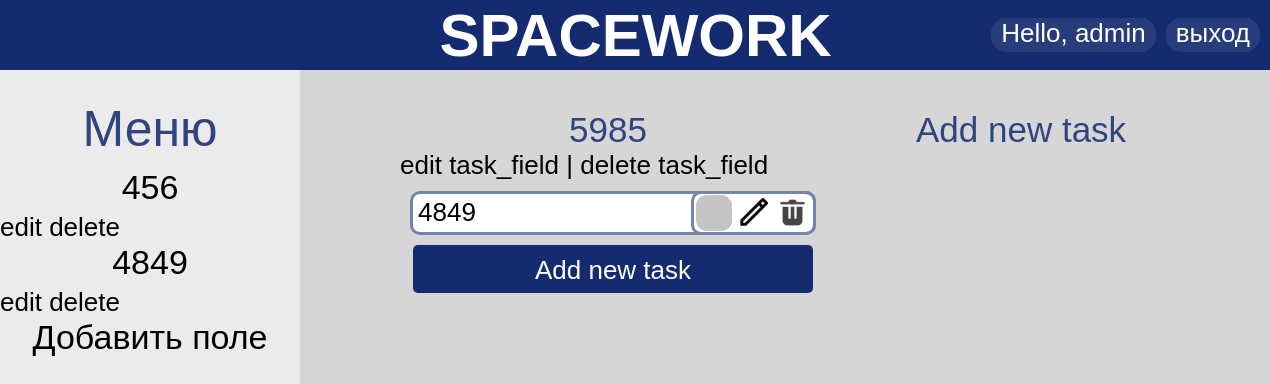
The page /40 (signed in) on the database as committed earlier.
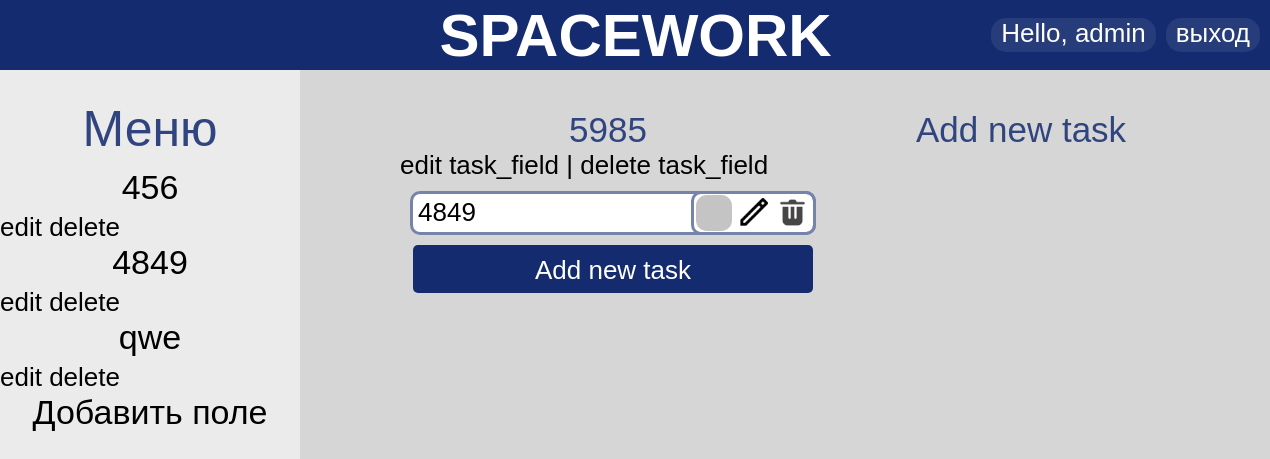
The same page on the database as committed later.
### account/models.py (models this page shows, shortened)
class WorkField(models.Model):
    user = models.ForeignKey(User, on_delete=models.CASCADE, null=True, blank=True)
    title = models.CharField(max_length=200, default="")

class TaskField(models.Model):
    workField = models.ForeignKey(WorkField, on_delete=models.CASCADE, null=True, blank=True)
    title = models.CharField(max_length=200, default="")

class Task(models.Model):
    taskField = models.ForeignKey(TaskField, on_delete=models.CASCADE, null=True, blank=True)
    title = models.CharField(max_length=1000, default="")
    complete = models.BooleanField(default=False)
    created = models.DateTimeField(auto_now_add=True)
    class Meta:
        ordering = ['complete']

### account/views.py (the view)
# urls.py: path('<int:pk>', views.main_activePage, name='main_active'),
def main_activePage(request, pk):
    work_field = WorkField.objects.get(id=pk)
    work_fields = WorkField.objects.filter(user=request.user)
    task_fields = TaskField.objects.filter(workField=work_field)
    tasks = Task.objects.all()
    context = {
        'work_field': work_field,
        'work_fields': work_fields,
        'task_fields': task_fields,
        'tasks': tasks,
    }
    return render(request, 'main_active.html', context)

### account/templates/main_active.html (shortened to what this page needs)
{% extends 'main.html' %}
{% block content %}
    {% for task_field in task_fields %}
        <div class="left_list">
            <p class="list_title">{{ task_field.title }}</p>
            <a href="{% url 'edite_task_field' work_field.pk task_field.pk %}">edit task_field |</a>
            <a href="{% url 'delete_task_field' work_field.pk task_field.pk %}">delete task_field</a>
            {% for task in tasks %}
                {% if task.taskField == task_field %}
                    <div class="item">
                        <div class="item_data">
                            <div class="item_top">
                                <div class="top_btns">
                                    <button class="delete_btn">
                                        <img src="../static/img/delete_bin.png" width="35" height="35">
                                    </button>
                                    <button class="edit_btn">
                                        <img src="../static/img/edit.png" width="35" height="35">
                                    </button>
                                    <div class="item_bot">
                                        <input type="checkbox" class="isDone">
                                    </div>
                                </div>
                                <div class="item_title">
                                    <p>
                                        {{ task.title }}
                                </div>
                            </div>
                        </div>
                    </div>
                {% endif %}
            {% endfor %}
            <div class="add_task_btn">
                <a class="white_text" href="{% url 'add_task' work_field.pk task_field.pk %}">Add new task</a>
            </div>
        </div>
    {% endfor %}
    <div class="left_list">
        <p class="list_title"><a class="list_title" href="{% url 'add_task_field' work_field.pk %}">Add new task</a></p>
    </div>
{% endblock %}

### account/templates/main.html (shortened to what this page needs)
{% load static %}
<!DOCTYPE html>
<html lang="en">
<head>
    <link rel="stylesheet" href="{% static 'style2.css' %}?20181209">
</head>
<body>
<div class="header">
    <h1 class="logo_text">SPACEWORK</h1>
    <div class="ent_reg">
        <p class="enter">Hello, {{ request.user }}</p>
        <a class="register" href="{% url 'logout' %}">выход</a>
    </div>
</div>
<div class="mainspace">
    <div class="menu">
        <p class="menu_name">Меню</p>
        <div class="menu_title">
            {% block nav %}
                {% for work_field in work_fields %}
                    <div>
                        <a href="{% url 'main_active' work_field.pk %}">
                            <p class="space_name">
                                {{ work_field.title }}
                            </p>
                        </a>
                        <a href="{% url 'edite_work_field' work_field.pk %}">edit</a>
                        <a href="{% url 'delete_work_field' work_field.pk %}">delete</a>
                    </div>
                {% endfor %}
                {% block add_work_field %}
                    <a href="{% url 'add_work_field'%}">
                        <p class="space_name">
                            Добавить поле
                        </p>
                    </a>
                {% endblock %}
            {% endblock %}
        </div>
    </div>
    <div class="space">
        {% block content %}{% endblock %}
    </div>
</div>
</body>
</html>

Rows that differ between the two databases and show on the page:
added WorkField: title "qwe"
